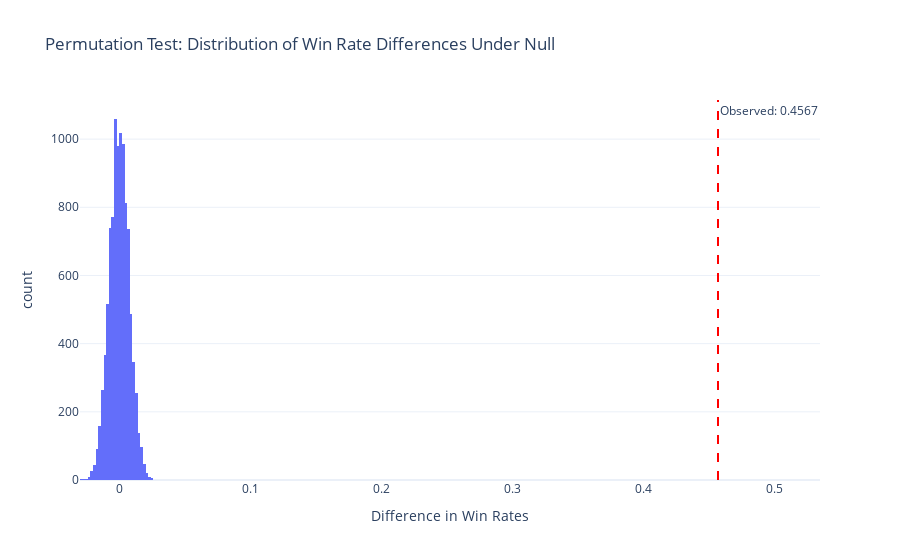

This figure's notebook cell:
### Code cell
### Hypothesis Test 1: Gold Lead at 15 Minutes vs Win Rate

# Null Hypothesis: Teams with gold lead at 15 min have the same win rate as teams without
# Alternative Hypothesis: Teams with gold lead at 15 min have higher win rate

# Create binary indicator for gold lead
teams_df['has_gold_lead_15'] = teams_df['golddiffat15'] > 0

# Calculate observed difference in win rates
win_rate_with_lead = teams_df[teams_df['has_gold_lead_15']]['result'].mean()
win_rate_without_lead = teams_df[~teams_df['has_gold_lead_15']]['result'].mean()
observed_diff_wr = win_rate_with_lead - win_rate_without_lead

print("=== Hypothesis Test 1: Gold Lead vs Win Rate ===")
print(f"Win rate WITH gold lead at 15: {win_rate_with_lead:.4f} ({win_rate_with_lead * 100:.2f}%)")
print(f"Win rate WITHOUT gold lead at 15: {win_rate_without_lead:.4f} ({win_rate_without_lead * 100:.2f}%)")
print(f"Observed difference: {observed_diff_wr:.4f} ({observed_diff_wr * 100:.2f} percentage points)\n")

# Permutation test
n_iterations = 10000
differences = []

for _ in range(n_iterations):
    # Shuffle the result column
    shuffled_results = teams_df['result'].sample(frac=1, replace=False).values

    # Calculate difference under null hypothesis
    with_lead_mean = shuffled_results[teams_df['has_gold_lead_15'].values].mean()
    without_lead_mean = shuffled_results[~teams_df['has_gold_lead_15'].values].mean()
    differences.append(with_lead_mean - without_lead_mean)

# Calculate p-value
p_value_test1 = np.mean(np.array(differences) >= observed_diff_wr)

print(f"P-value: {p_value_test1:.6f}")
print(f"Conclusion: {'Reject null hypothesis' if p_value_test1 < 0.05 else 'Fail to reject null hypothesis'}")
print(
    f"Interpretation: Having a gold lead at 15 minutes {'DOES' if p_value_test1 < 0.05 else 'does NOT'} significantly affect win rate.\n")

# Visualization of permutation distribution
fig_perm = px.histogram(x=differences, nbins=50,
                        title='Permutation Test: Distribution of Win Rate Differences Under Null',
                        labels={'x': 'Difference in Win Rates', 'y': 'Frequency'})
fig_perm.add_vline(x=observed_diff_wr, line_dash="dash", line_color="red",
                   annotation_text=f"Observed: {observed_diff_wr:.4f}")
fig_perm.update_layout(template='plotly_white')
fig_perm.show()

# Save for GitHub Pages
fig_perm.write_html('fig3_hypothesis_test.html')

### Figure 1 — Plotly figure (JSON) as saved in the notebook; plotly's stock layout.template omitted (floating-point values rounded to 4 significant figures; data arrays with more than 128 entries replaced by an {"elided": "..."} marker saying what was removed)
{"data": [{"alignmentgroup": "True", "bingroup": "x", "hovertemplate": "Difference in Win Rates=%{x}<br>count=%{y}<extra></extra>", "legendgroup": "", "marker": {"color": "#636efa", "pattern": {"shape": ""}}, "name": "", "nbinsx": 50, "offsetgroup": "", "orientation": "v", "showlegend": false, "type": "histogram", "x": {"elided": "10000 float values"}, "xaxis": "x", "yaxis": "y"}], "layout": {"annotations": [{"showarrow": false, "text": "Observed: 0.4567", "x": 0.4567, "xanchor": "left", "xref": "x", "y": 1, "yanchor": "top", "yref": "y domain"}], "barmode": "relative", "legend": {"tracegroupgap": 0}, "shapes": [{"line": {"color": "red", "dash": "dash"}, "type": "line", "x0": 0.4567, "x1": 0.4567, "xref": "x", "y0": 0, "y1": 1, "yref": "y domain"}], "title": {"text": "Permutation Test: Distribution of Win Rate Differences Under Null"}, "xaxis": {"anchor": "y", "domain": [0, 1], "title": {"text": "Difference in Win Rates"}}, "yaxis": {"anchor": "x", "domain": [0, 1], "title": {"text": "count"}}}}
